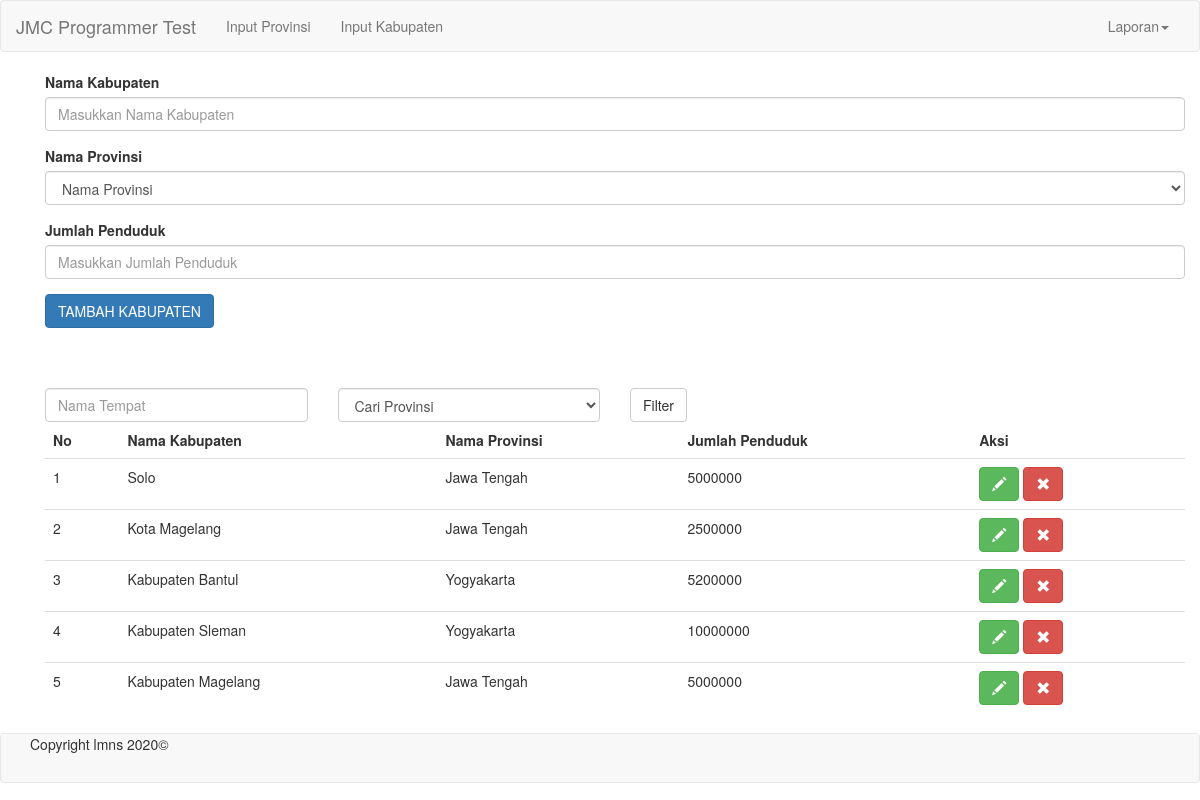
Screenshot of /index.php/home/kabupaten with the database file from the repository.
### tables this page shows
CREATE TABLE `kabupaten` (
  `kabupaten_id` int(3) NOT NULL,
  `kabupaten_nama` varchar(40) NOT NULL,
  `provinsi_id` int(2) NOT NULL,
  `penduduk` int(11) NOT NULL
);

CREATE TABLE `provinsi` (
  `provinsi_id` int(2) NOT NULL,
  `provinsi_nama` varchar(20) NOT NULL
);

### application/controllers/Home.php (called while the page is built, shortened)
<?php
class Home extends CI_Controller {
		public function kabupaten()
	{
		$data['judul']='Kabupaten';
		$data['header']='layout/header';
		$data['footer']='layout/footer';
		$data['modal']='layout/modal';
		$data['isi']='isi/input_kabupaten';
		$data['provinsi']=$this->saint->tampil_provinsi();
		if (!empty($_POST['search_nama'])) {
			$data['kabupaten']=$this->saint->filter_kabupaten_nama($_POST['search_nama']);
		}else if(!empty($_POST['search_prov'])){
			$data['kabupaten']=$this->saint->filter_kabupaten_prov($_POST['search_prov']);
		}else{
			$data['kabupaten']=$this->saint->tampil_kabupaten();
		}
		$this->load->view('layout/template',$data);
	}
}

### index.php (called while the page is built, shortened)
<?php
require_once BASEPATH.'core/CodeIgniter.php';

### application/models/Saint.php (called while the page is built, shortened)
 <?php
class Saint extends CI_Model {
	public function tampil_provinsi()
	{
		$data=array();
		$this->db->select('*');
		$this->db->order_by('provinsi_id','DESC');
		$view=$this->db->get('provinsi');
		foreach ($view->result_array() as $row) {
				$data[]=$row;
			}
		return $data;
	}
	public function tampil_kabupaten()
	{
		$data=array();
		$this->db->select('*');
		$this->db->join('provinsi','provinsi.provinsi_id=kabupaten.provinsi_id');
		$this->db->order_by('kabupaten_id','DESC');
		$view=$this->db->get('kabupaten');
		foreach ($view->result_array() as $row) {
				$data[]=$row;
			}
		return $data;
	}
}

### application/views/isi/input_kabupaten.php (the view, shortened to what this page needs)
<div class="container">
<form action="<?=base_url();?>home/simpan_Kabupaten" method="post">
  <div class="form-group">
    <label for="exampleInputEmail1">Nama Kabupaten</label>
    <input type="text" class="form-control" id="exampleInputEmail1" placeholder="Masukkan Nama Kabupaten" name="nama_kabupaten">
  </div>
  <div class="form-group">
    <label for="exampleInputPassword1">Nama Provinsi</label>
    <select class="form-control" name="id_provinsi">
      <option value="">Nama Provinsi</option>
    </select>
  </div>
    <div class="form-group">
    <label for="exampleInputEmail1">Jumlah Penduduk</label>
    <input type="text" class="form-control" id="exampleInputEmail1" placeholder="Masukkan Jumlah Penduduk" name="jml">
  </div>
  <button type="submit" class="btn btn-default btn-primary">TAMBAH KABUPATEN</button>
</form>
<br><br>
<br>
<div class="row">
  <form id="form2" action="<?=base_url();?>home/kabupaten" method="post">
  <div class="col-xs-3"><input type="text" class="form-control" name="search_nama" placeholder="Nama Tempat"></div>
  <div class="col-xs-3"><select class="form-control" name="search_prov">
    <option value="">Cari Provinsi</option>
  </select></div>
  <div class="col-xs-3"><button type="submit" class="btn btn-default btn-flat">Filter</button></div>
</form>
</div>
<table class="table table-hover">
  <thead>
    <tr>
      <td><b>No</b></td>
      <td><b>Nama Kabupaten</b></td>
      <td><b>Nama Provinsi</b></td>
      <td><b>Jumlah Penduduk</b></td>
      <td><b>Aksi</b></td>
    </tr>
  </thead>
  <tbody>
    <?php
      $no=1;
        foreach ($kabupaten as $row) {
    ?>
    <tr>
      <td><?=$no++; ?></td>
      <td><?= $row['kabupaten_nama'] ?></td>
      <td><?= $row['provinsi_nama'] ?></td>
      <td><?=$row['penduduk'] ?></td>
      <td><a href="<?=base_url() ?>home/lihat_kabupaten/<?= $row['kabupaten_id'] ?>"><button type="button" class="btn btn-success"><i class="glyphicon glyphicon-pencil"> </i></button></a>
        <a href="<?=base_url() ?>home/hapus_kabupaten/<?=$row['kabupaten_id'] ?>"><button type="button" class="btn btn-danger"><i class="glyphicon glyphicon-remove"> </i></button></a>
      </td>
    </tr>
    <?php
    }
    ?>
  </tbody>
</table>
</div>

### application/views/layout/template.php (shortened to what this page needs)
<!DOCTYPE html>
<html lang="en">
  <head>
    <link rel="stylesheet" type="text/css" href="<?=base_url();?>dist/css/bootstrap.min.css">
    <link rel="stylesheet" type="text/css" href="<?=base_url();?>dist/datatables/media/css/dataTables.bootstrap.css">
  </head>
  <?php $this->load->view($header);?>
  <body>
    <div class="container">
    <?php $this->load->view($isi);?>
  </div>
    <?php $this->load->view($footer);?>
  </body>
</html>

### application/views/layout/header.php (shortened to what this page needs)
   <nav class="navbar navbar-default">
  <div class="container-fluid">
    <div class="navbar-header">
      <a class="navbar-brand" href="#">JMC Programmer Test</a>
    </div>
    <div class="collapse navbar-collapse" id="bs-example-navbar-collapse-1">
      <ul class="nav navbar-nav">
        <li><a href="<?=base_url();?>home/provinsi/">Input Provinsi</span></a></li>
        <li><a href="<?=base_url();?>home/kabupaten/">Input Kabupaten</span></a></li>
      </ul>
   <ul class="nav navbar-nav navbar-right">
        <li class="dropdown">
          <a href="#" class="dropdown-toggle" data-toggle="dropdown" role="button" aria-haspopup="true" aria-expanded="false">Laporan<span class="caret"></span></a>
        </li>
      </ul>
    </div>
  </div>
</nav>

### application/views/layout/footer.php
<nav class="navbar navbar-default">
  <div class="container">
    Copyright lmns 2020&copy;
  </div>
</nav>

### rows the page displays
kabupaten: kabupaten_nama "Solo", provinsi.provinsi_nama "Jawa Tengah", penduduk "5000000"
kabupaten: kabupaten_nama "Kota Magelang", provinsi.provinsi_nama "Jawa Tengah", penduduk "2500000"
kabupaten: kabupaten_nama "Kabupaten Bantul", provinsi.provinsi_nama "Yogyakarta", penduduk "5200000"
kabupaten: kabupaten_nama "Kabupaten Sleman", provinsi.provinsi_nama "Yogyakarta", penduduk "10000000"
kabupaten: kabupaten_nama "Kabupaten Magelang", provinsi.provinsi_nama "Jawa Tengah", penduduk "5000000"
